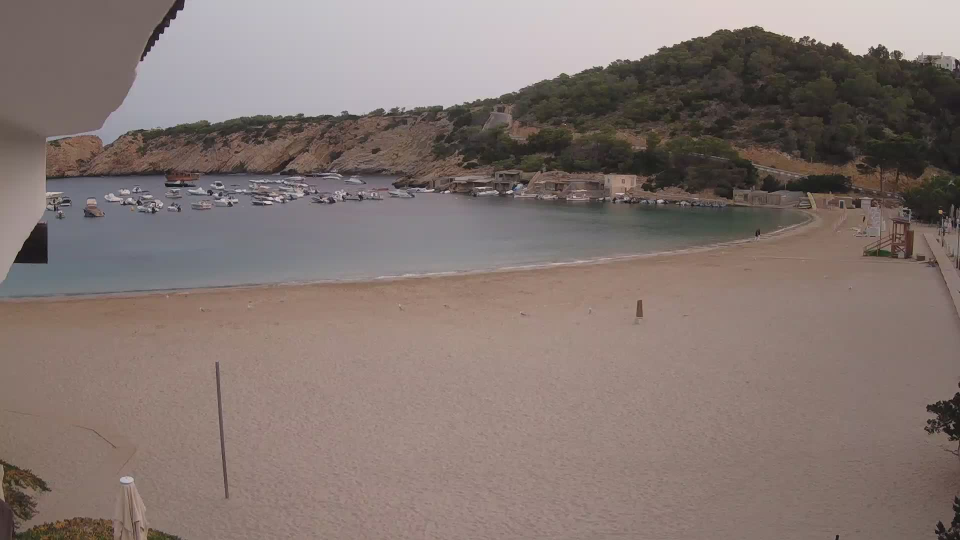
#> input picture shihab/raw_images/1660366800.jpg, 1920 x 1080 px, found by its file name (shown at 1/2 size)
$ python crowdCounting.py   (older library calls are emulated)
#> lines starting #> are read from the running program, lines starting #| are printed output that depends on the picture; after the words box and inside, x2 and y2 are one past the last pixel; in counts of white or black regions, pixels touching at a corner belong together; long printed decimals are rounded
import cv2
import numpy as np
import matplotlib.pyplot as plt
import pandas as pd
from scipy.spatial import distance


def compute_iou(box1, box2):
    # Compute the intersection over union of two bounding boxes
    x1, y1, w1, h1 = box1
    x2, y2, w2, h2 = box2

    # Compute the (x, y)-coordinates of the intersection rectangle
    xi1 = max(x1, x2)
    yi1 = max(y1, y2)
    xi2 = min(x1 + w1, x2 + w2)
    yi2 = min(y1 + h1, y2 + h2)

    # Compute the area of the intersection rectangle
    inter_area = max(0, xi2 - xi1) * max(0, yi2 - yi1)

    # Compute the area of both bounding boxes
    box1_area = w1 * h1
    box2_area = w2 * h2

    # Compute the intersection over union by taking the intersection area
    # divided by the sum of areas minus the intersection area
    iou = inter_area / float(box1_area + box2_area - inter_area)

    return iou

def compute_center(box):
    # Compute the center (x, y) of the bounding box
    x, y, w, h = box
    return (x + w / 2, y + h / 2)

def compute_distance(center1, center2):
    # Compute Euclidean distance between two centers
    return np.linalg.norm(np.array(center1) - np.array(center2))

def non_maximum_suppression_proximity(boxes, distance_threshold=50, iou_threshold=0.3):
    selected_boxes = []
    remaining_boxes = boxes.copy()

    while remaining_boxes:
        # Take the first box (largest by area or first in list)
        current_box = remaining_boxes.pop(0)
        selected_boxes.append(current_box)

        current_center = compute_center(current_box)

        # Filter out boxes that are either too close or have a high IoU with the current box
        remaining_boxes = [box for box in remaining_boxes if
                           compute_distance(current_center, compute_center(box)) > distance_threshold and
                           compute_iou(current_box, box) < iou_threshold]

    return selected_boxes


def load_labels(csv_path, image_name):
    try:
        labels = pd.read_csv(csv_path, header=None, names=["Label", "X", "Y", "Image", "Width", "Height"])
        points = labels[labels["Image"] == image_name][["X", "Y"]].values.tolist()
        return points
    except Exception as e:
        print(f"Error reading labels: {e}")
        return []

def ROI_mask(image_path):
    image = cv2.imread(image_path)
    height, width, _ = image.shape

    roi_corners = np.array([[(0, 900), (500, height), (width, height), (width, 400), (0, 510)]], dtype=np.int32)

    # Create a blank mask with the same dimensions as the input image (single channel)
    mask = np.zeros_like(image[:, :, 0])  # This is a grayscale mask

    # Fill the polygon area (ROI) with white (255)
    cv2.fillPoly(mask, roi_corners, 255)

    # Apply the mask to the input image (or any other image you want to process)
    masked_image = cv2.bitwise_and(image, image, mask=mask)

    return masked_image


def calculate_distance(centroid, annotation):
    return distance.cdist(centroid, annotation, 'euclidean')

def calculate_metrics(centroids,annotations):
    tp=0
    fp=0
    fn=0
    distances = []
    match_annotations=np.zeros(len(annotations))
    distances= calculate_distance(np.array(centroids), np.array(annotations))
    for i, c in enumerate(centroids):
        min = np.min(distances[i,:])
        closest_annotation = np.argmin(distances[i,:])
        if min <=0.45 and not match_annotations[closest_annotation]:
            tp +=1
            match_annotations[closest_annotation]=1
        else:
            fp+=1
    total_detected = np.count_nonzero(match_annotations)
    fn = len(match_annotations)-total_detected

    precision = tp / (tp + fp)
    recall = tp / (tp + fn)
    f1_score = (2 * precision * recall) / (precision + recall)

    mse = calculate_mse(tp,fp, len(annotations))

    return precision, recall,f1_score,mse

def calculate_mse(tp,fp,len):
    return ((tp + fp)- len)**2

def count_people_on_beach(image_path, background_path, csv_path):
    # Read background image
    background = cv2.imread(background_path)
#> background is the input picture: shape (1080, 1920, 3); mean B, G, R 113.2, 117.8, 131.5
    ROI_background = ROI_mask(background_path)
#> in ROI_mask, `cv2.fillPoly(mask, roi_corners, 255)`:
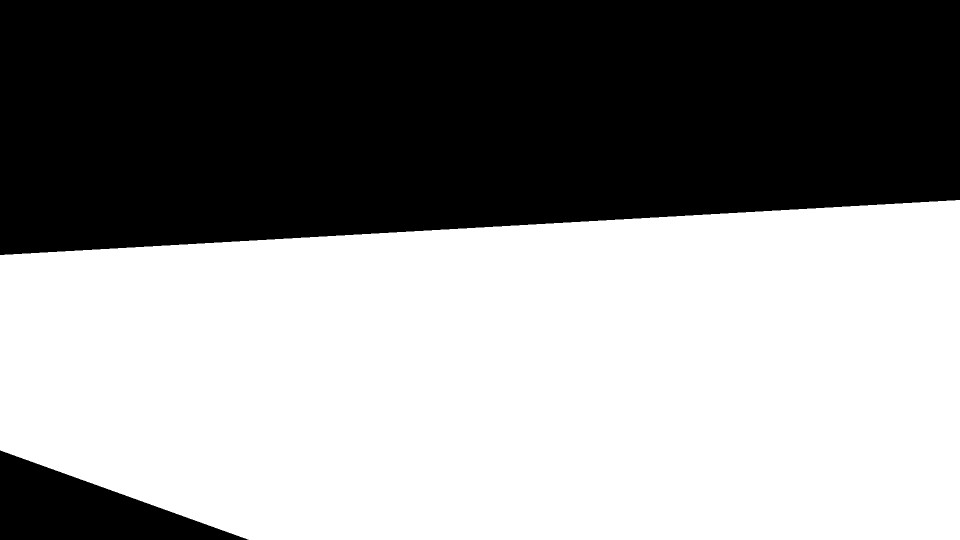
#> mask: shape (1080, 1920) (shown at 1/2 size); 55.7% white; 2 black regions, box (x1, y1, x2, y2) and area: (0, 0, 1920, 510) 873600, (0, 901, 497, 1080) 44661
    if background is None:
        raise ValueError(f"Could not read background image: {background_path}")

    # Read input image
    img = cv2.imread(image_path)
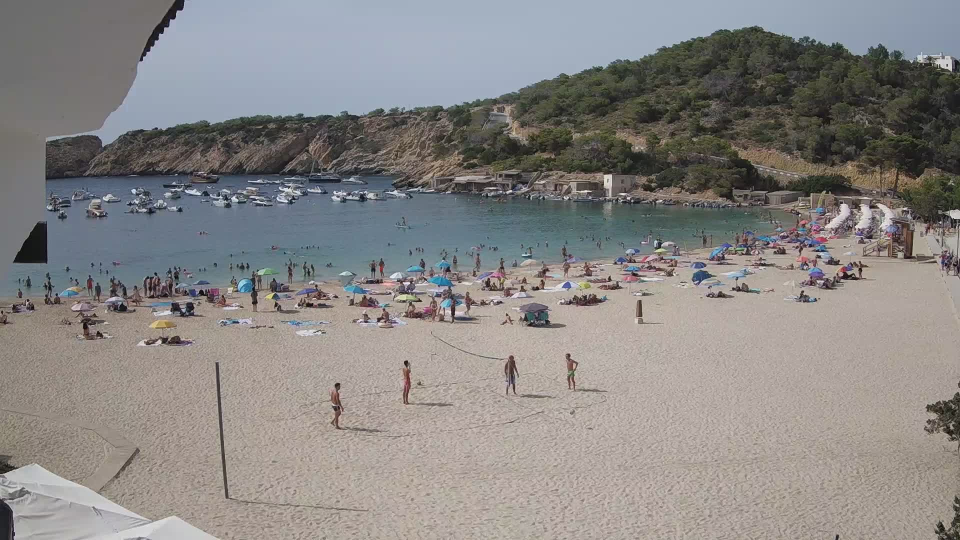
#> input picture shihab/raw_images/1660402800.jpg, 1920 x 1080 px, found by its file name (shown at 1/2 size)
#> img is the input picture: shape (1080, 1920, 3); mean B, G, R 132.5, 134, 136.8
    ROI_img = ROI_mask(image_path)
    if img is None:
        raise ValueError(f"Could not read image: {image_path}")

    # Convert both images to grayscale
    background_gray = cv2.cvtColor(ROI_background, cv2.COLOR_BGR2GRAY)
    img_gray = cv2.cvtColor(ROI_img, cv2.COLOR_BGR2GRAY)

    # Ensure images have same dimensions
    if img_gray.shape != background_gray.shape:
        raise ValueError("Image and background must have the same dimensions")

    # Subtract background
    diff = cv2.absdiff(img_gray, background_gray)

    # Apply Gaussian blur to reduce noise
    blurred = cv2.GaussianBlur(diff, (11, 11), 0)

    # Apply Sobel operator to emphasize edges
    sobel_x = cv2.Sobel(blurred, cv2.CV_64F, 1, 0, ksize=3)  # Gradient in X direction
    sobel_y = cv2.Sobel(blurred, cv2.CV_64F, 0, 1, ksize=3)  # Gradient in Y direction
    sobel = cv2.magnitude(sobel_x, sobel_y)  # Combine gradients

    # Normalize Sobel output to 8-bit for visualization
    blurred = np.uint8(np.clip(sobel, 0, 255))

    # Apply threshold to create binary image
    _, thresh = cv2.threshold(blurred, 39, 255, cv2.THRESH_BINARY)
#> thresh: shape (1080, 1920); 2.8% white; 1461 white regions (1054 under 20 px), largest, box (x1, y1, x2, y2) and area: (1708, 405, 1815, 464) 2115, (305, 599, 392, 637) 1271, (210, 552, 256, 605) 1063

    # Apply morphological operations to remove noise and connect components
    kernel = np.ones((3, 3), np.uint8)
    thresh = cv2.morphologyEx(thresh, cv2.MORPH_OPEN, kernel)
#> thresh: shape (1080, 1920); 2.1% white; 561 white regions (212 under 20 px), largest, box (x1, y1, x2, y2) and area: (1708, 405, 1789, 464) 1919, (305, 602, 392, 637) 1177, (1648, 409, 1703, 460) 944
    thresh = cv2.morphologyEx(thresh, cv2.MORPH_CLOSE, kernel)
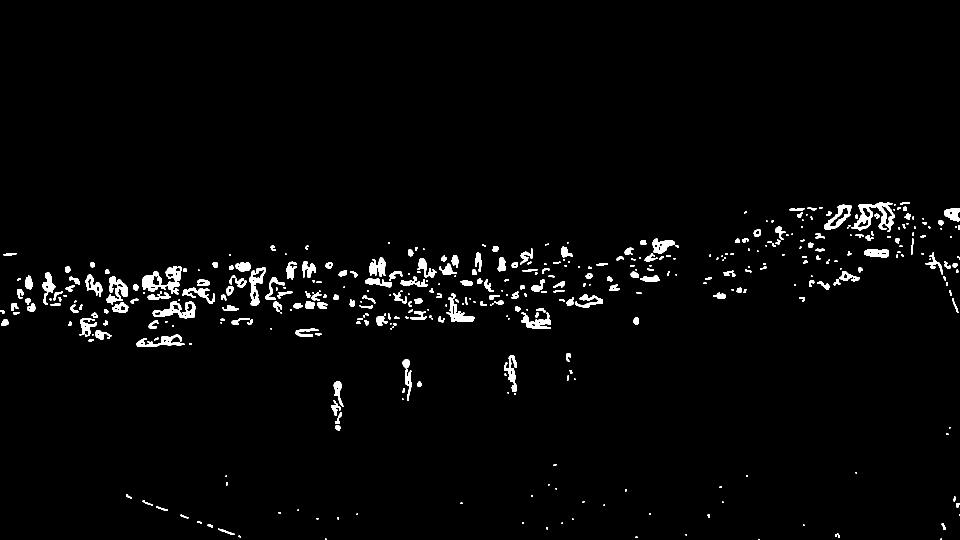
#> thresh: shape (1080, 1920) (shown at 1/2 size); 2.3% white; 405 white regions (141 under 20 px)

    # Find contours
    contours, _ = cv2.findContours(thresh, cv2.RETR_EXTERNAL, cv2.CHAIN_APPROX_SIMPLE)
#> contours = 405 contours, 179 with area under 20; largest, box (x1, y1, x2, y2) and area: (1703, 405, 1789, 464) 2354, (284, 532, 363, 589) 2074, (305, 602, 392, 637) 1469, (1648, 409, 1703, 460) 1248, (498, 535, 532, 612) 1216

    # Filter contours based on area, aspect ratio, and maximum width
    min_area = 5  # Adjust this value based on your image scale
    max_width = 50  # Maximum allowed width for a single person contour
    filtered_contours = []

    for cnt in contours:
        area = cv2.contourArea(cnt)
        if area > min_area:
            x, y, w, h = cv2.boundingRect(cnt)
            if w < max_width:
                filtered_contours.append((x, y, w, h))
#> this loop made 405 passes
#> (area, x, y, w, h) on passes 7, 8, 11, 12, 15, 19, 21, 26, 28, 32, 33, 35: (27, 1670, 1067, 10, 8), (87, 436, 1057, 33, 13), (33.5, 415, 1049, 11, 6), (49, 1883, 1046, 9, 14), (20, 394, 1042, 10, 5), (35, 361, 1029, 16, 8), (20, 1415, 1028, 5, 8), (54, 312, 1012, 24, 10), (36.5, 1912, 1006, 8, 9), (39.5, 285, 1001, 21, 11), (25, 1906, 993, 5, 10), (31.5, 252, 988, 12, 9)
#> after the loop, filtered_contours = 325 items, first 6: (1271, 1073, 4, 3), (477, 1071, 5, 4), (1670, 1067, 10, 8), (436, 1057, 33, 13), (1092, 1054, 4, 5), (415, 1049, 11, 6)

    non_overlapping_contours = non_maximum_suppression_proximity(filtered_contours, distance_threshold=5, iou_threshold=0.1)
#> in non_maximum_suppression_proximity, `remaining_boxes = boxes.copy()`: remaining_boxes has the same summary as filtered_contours in count_people_on_beach
#> the loop in non_maximum_suppression_proximity, `while remaining_boxes:` made 322 passes
#> current_center on pass 1: (1273, 1074.5)


    # Draw non-overlapping contours and count people
    result_img = img.copy()
    centers = []
    # for x, y, w, h in non_overlapping_contours:
    #     cv2.rectangle(result_img, (x, y), (x + w, y + h), (0, 255, 0), 2)
    for x, y, w, h in non_overlapping_contours:
    # Calculate the center of the bounding box
        center_x = x + w // 2
        center_y = y + h // 2
        centers.append([center_x,center_y])
        # Draw a point (circle) at the center of the bounding box
        cv2.circle(result_img, (center_x, center_y), 5, (0, 255, 0), -1)
#> this loop made 322 passes
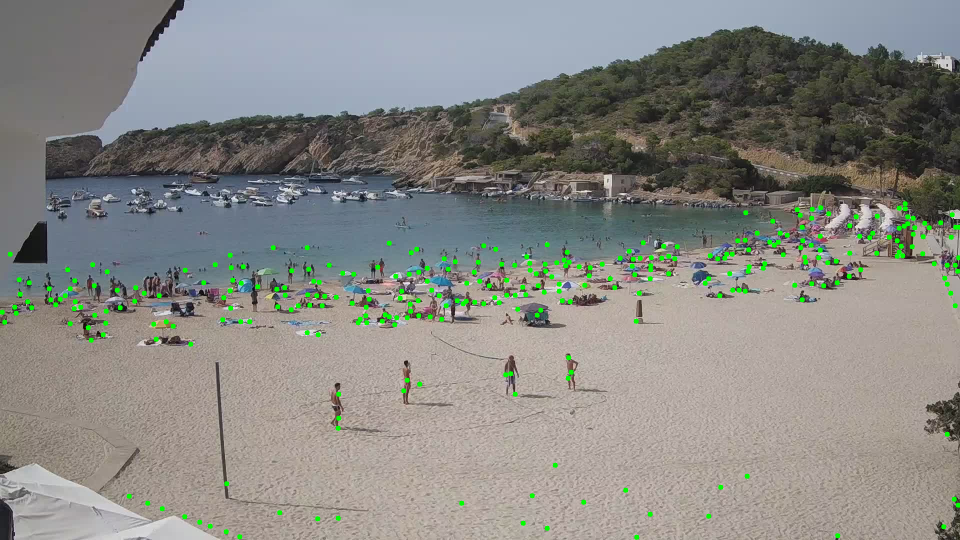
#> result_img: shape (1080, 1920, 3) (shown at 1/2 size); 1.25% of pixels changed, all inside (x1, y1, x2, y2) = (0, 402, 1920, 1080)

    estimated_count = len(non_overlapping_contours)
    image_name = image_path.split("/")[-1]  # Extract image name
    original_points = load_labels(csv_path, image_name)
#> (reads aina/labels.csv from the repository)

    precision,recall,f1_score,mse = calculate_metrics(centers,original_points)
#> in calculate_distance, `return distance.cdist(centroid, annotation, 'euclidean')`:
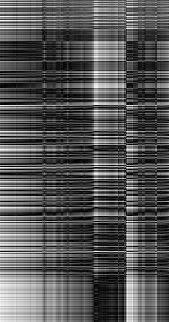
#> returned value: shape (322, 169) float64; min 0, max 1950.8, mean 654.8; drawn with min black and max white
#> the loop in calculate_metrics, `for i, c in enumerate(centroids):` made 322 passes
#> c on passes 1 to 3: [1273, 1074], [479, 1073], [1675, 1071]

    print("Precidion",precision)
#| Precidion 0.009317
    print("Recall", recall)
#| Recall 0.01775
    print("f1 score", f1_score)
#| f1 score 0.01222
    print("MSE", mse)
#| MSE 23409

    # Draw original labeled points on the image
    original_img = img.copy()
    for x, y in original_points:
        cv2.circle(original_img, (int(x), int(y)), 5, (255, 0, 0), -1)  # Draw a blue point
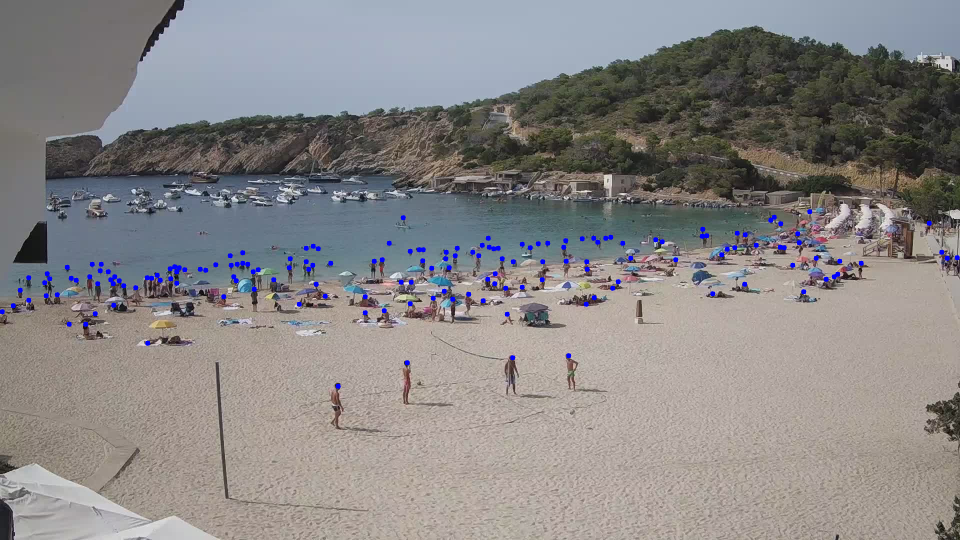
#> original_img: shape (1080, 1920, 3) (shown at 1/2 size); 0.66% of pixels changed, all inside (x1, y1, x2, y2) = (0, 418, 1920, 778)

    # Visualization of Results
    plt.figure(figsize=(20, 10))

    plt.subplot(131)
    plt.title('Difference Detection')
    plt.imshow(thresh, cmap='gray')
    plt.axis('off')

    plt.subplot(132)
    plt.title(f'Detected People (Est. Count: {estimated_count})')
    plt.imshow(cv2.cvtColor(result_img, cv2.COLOR_BGR2RGB))
    plt.axis('off')

    plt.subplot(133)
    plt.title('Original Labeled Points')
    plt.imshow(cv2.cvtColor(original_img, cv2.COLOR_BGR2RGB))
    plt.axis('off')

    plt.tight_layout()
    plt.show()
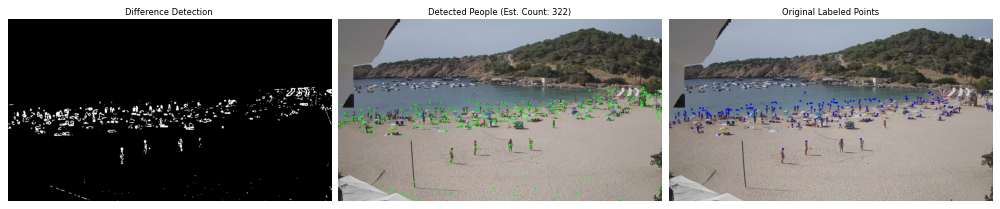
#> figure drawn by matplotlib, 3 panels

    print(f"Original labeled points for {image_name}: {len(original_points)}")

    # Return detailed analysis
    analysis = {
        'image_path': image_path,
        'estimated_count': estimated_count,
        'num_contours': len(non_overlapping_contours),
    }

    return analysis


def main():
    # Example usage
    background_path = "MUSI-11761-Crowd-Counting/aina/raw_images/1660366800.jpg"
    image_path = "MUSI-11761-Crowd-Counting/aina/raw_images/1660402800.jpg"
    # image_path = "raw_images/1660388400.jpg"
    # image_path = "raw_images/1660392000.jpg"

    csv_path = "MUSI-11761-Crowd-Counting/aina/labels.csv"

    try:
        analysis = count_people_on_beach(image_path, background_path, csv_path)
        print("\nDetailed Analysis:")
        print(f"Number of detected contours: {analysis['num_contours']}")
#| Number of detected contours: 322
        # print(f"Average person area: {analysis['avg_person_area']:.2f} pixels")
        print(f"Final estimated count: {analysis['estimated_count']}")
#| Final estimated count: 322
    except Exception as e:
        print(f"Error processing images: {str(e)}")

if __name__ == "__main__":
    main()
